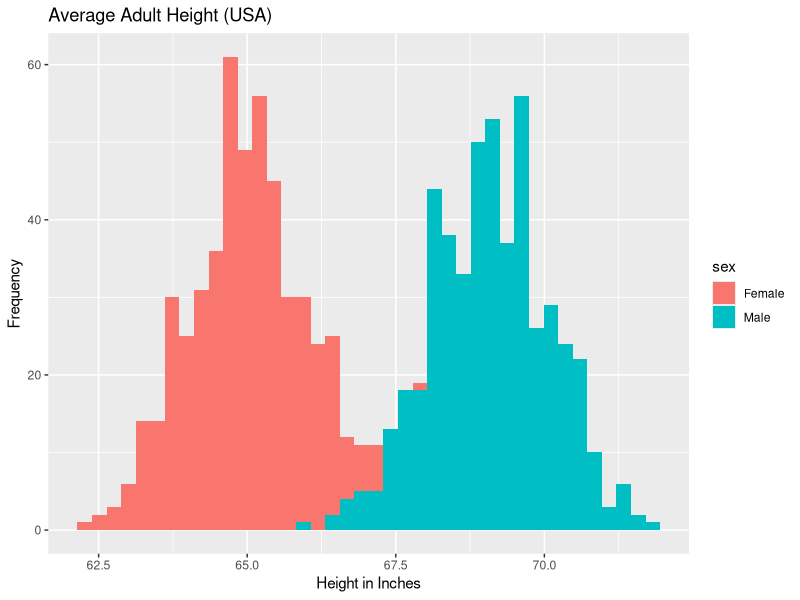
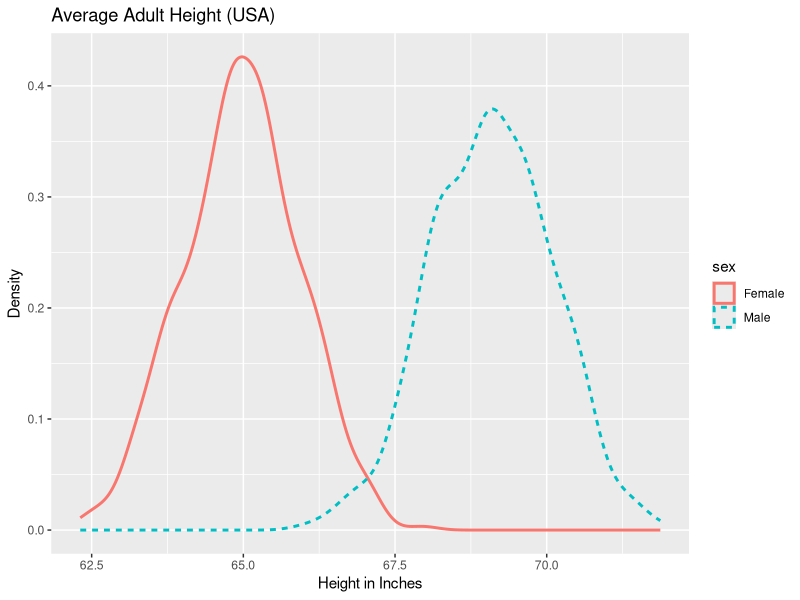

Reproduce these figures in R, in order.
sex <- rep(c("Female", "Male"), each = 500)
height <- c(rnorm(500, 65), rnorm(500,69))

frame <- data.frame(sex, height)

head(frame, n=3)
tail(frame, n=3)
library(ggplot2)

qplot(height, data=frame, geom="histogram", fill=sex, bins=40, 
      ylab="Frequency", xlab="Height in Inches", 
      main="Average Adult Height (USA)"
)

qplot(height, data=frame, geom="density", size=I(1), color=sex, linetype=sex, 
      ylab="Density", xlab="Height in Inches", 
      main="Average Adult Height (USA)"
)

